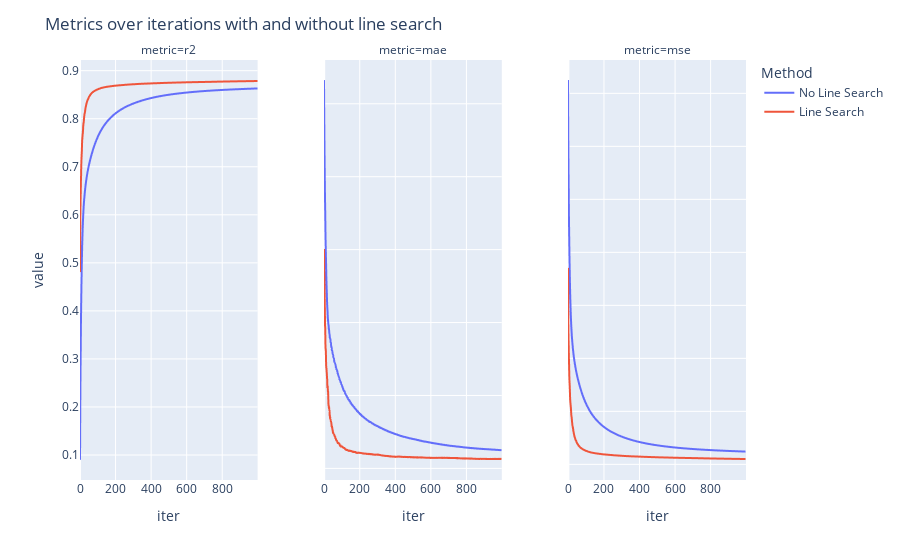

Notebook code cell kept with this figure:
### Code cell
gb_res_melted = gb_res.melt(id_vars=['Method', 'iter'],
                            value_vars=['r2', 'mae', 'mse'],
                            var_name='metric', value_name='value')

# plot the metrics for each method
fig = px.line(gb_res_melted, x='iter', y='value', color='Method',
              facet_col='metric', facet_col_spacing=0.1)

# make each facet have its own y-axis
for axis in fig.layout:
    if axis.startswith('yaxis'):
        fig.layout[axis].update(matches=None)

fig.update_layout(title_text="Metrics over iterations with and without line search")
fig.show()

### Figure 1 — Plotly figure (JSON) as saved in the notebook; plotly's stock layout.template omitted (floating-point values rounded to 4 significant figures; data arrays with more than 128 entries replaced by an {"elided": "..."} marker saying what was removed)
{"data": [{"hovertemplate": "Method=No Line Search<br>metric=r2<br>iter=%{x}<br>value=%{y}<extra></extra>", "legendgroup": "No Line Search", "line": {"color": "#636efa", "dash": "solid"}, "marker": {"symbol": "circle"}, "mode": "lines", "name": "No Line Search", "showlegend": true, "type": "scattergl", "x": {"elided": "1000 int values"}, "xaxis": "x", "y": {"elided": "1000 float values"}, "yaxis": "y"}, {"hovertemplate": "Method=No Line Search<br>metric=mae<br>iter=%{x}<br>value=%{y}<extra></extra>", "legendgroup": "No Line Search", "line": {"color": "#636efa", "dash": "solid"}, "marker": {"symbol": "circle"}, "mode": "lines", "name": "No Line Search", "showlegend": false, "type": "scattergl", "x": {"elided": "1000 int values"}, "xaxis": "x2", "y": {"elided": "1000 float values"}, "yaxis": "y2"}, {"hovertemplate": "Method=No Line Search<br>metric=mse<br>iter=%{x}<br>value=%{y}<extra></extra>", "legendgroup": "No Line Search", "line": {"color": "#636efa", "dash": "solid"}, "marker": {"symbol": "circle"}, "mode": "lines", "name": "No Line Search", "showlegend": false, "type": "scattergl", "x": {"elided": "1000 int values"}, "xaxis": "x3", "y": {"elided": "1000 float values"}, "yaxis": "y3"}, {"hovertemplate": "Method=Line Search<br>metric=r2<br>iter=%{x}<br>value=%{y}<extra></extra>", "legendgroup": "Line Search", "line": {"color": "#EF553B", "dash": "solid"}, "marker": {"symbol": "circle"}, "mode": "lines", "name": "Line Search", "showlegend": true, "type": "scattergl", "x": {"elided": "1000 int values"}, "xaxis": "x", "y": {"elided": "1000 float values"}, "yaxis": "y"}, {"hovertemplate": "Method=Line Search<br>metric=mae<br>iter=%{x}<br>value=%{y}<extra></extra>", "legendgroup": "Line Search", "line": {"color": "#EF553B", "dash": "solid"}, "marker": {"symbol": "circle"}, "mode": "lines", "name": "Line Search", "showlegend": false, "type": "scattergl", "x": {"elided": "1000 int values"}, "xaxis": "x2", "y": {"elided": "1000 float values"}, "yaxis": "y2"}, {"hovertemplate": "Method=Line Search<br>metric=mse<br>iter=%{x}<br>value=%{y}<extra></extra>", "legendgroup": "Line Search", "line": {"color": "#EF553B", "dash": "solid"}, "marker": {"symbol": "circle"}, "mode": "lines", "name": "Line Search", "showlegend": false, "type": "scattergl", "x": {"elided": "1000 int values"}, "xaxis": "x3", "y": {"elided": "1000 float values"}, "yaxis": "y3"}], "layout": {"annotations": [{"font": {}, "showarrow": false, "text": "metric=r2", "x": 0.1333, "xanchor": "center", "xref": "paper", "y": 1, "yanchor": "bottom", "yref": "paper"}, {"font": {}, "showarrow": false, "text": "metric=mae", "x": 0.5, "xanchor": "center", "xref": "paper", "y": 1, "yanchor": "bottom", "yref": "paper"}, {"font": {}, "showarrow": false, "text": "metric=mse", "x": 0.8667, "xanchor": "center", "xref": "paper", "y": 1, "yanchor": "bottom", "yref": "paper"}], "legend": {"title": {"text": "Method"}, "tracegroupgap": 0}, "margin": {"t": 60}, "title": {"text": "Metrics over iterations with and without line search"}, "xaxis": {"anchor": "y", "domain": [0, 0.2667], "title": {"text": "iter"}}, "xaxis2": {"anchor": "y2", "domain": [0.3667, 0.6333], "matches": "x", "title": {"text": "iter"}}, "xaxis3": {"anchor": "y3", "domain": [0.7333, 1], "matches": "x", "title": {"text": "iter"}}, "yaxis": {"anchor": "x", "domain": [0, 1], "title": {"text": "value"}}, "yaxis2": {"anchor": "x2", "domain": [0, 1], "showticklabels": false}, "yaxis3": {"anchor": "x3", "domain": [0, 1], "showticklabels": false}}}
